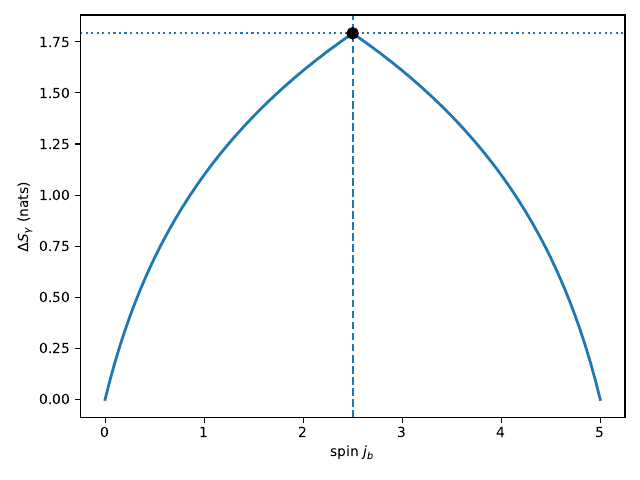

Write the Python code that produced this figure.
import numpy as np, matplotlib.pyplot as plt
k = 10
j = np.linspace(0, k/2, 200)
ΔS = np.log(np.minimum(2*j, k-2*j) + 1)
print(f"ΔS for k={k}:", ΔS, "...")
plt.plot(j, ΔS, lw=2)
plt.axvline(k/4, ls='--'), plt.axhline(np.log(6), ls=':')
plt.plot(k/4, np.log(6), 'ko', markersize=8)  # solid dot at peak (2.5, ln 6)
plt.xlabel(r'spin $j_b$'); plt.ylabel(r'$\Delta S_\gamma$ (nats)')
plt.tight_layout();# plt.show()
plt.savefig('quantum_group_entropy_k10.pdf')